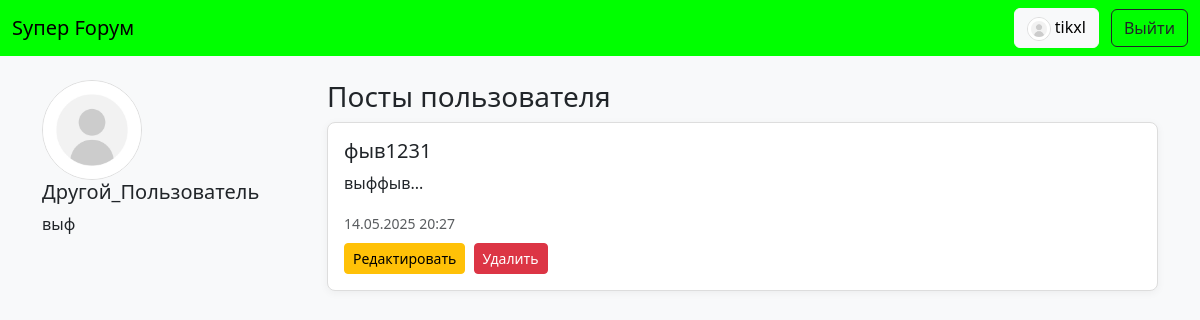
The page /profile/2 (signed in) on the database as committed earlier.
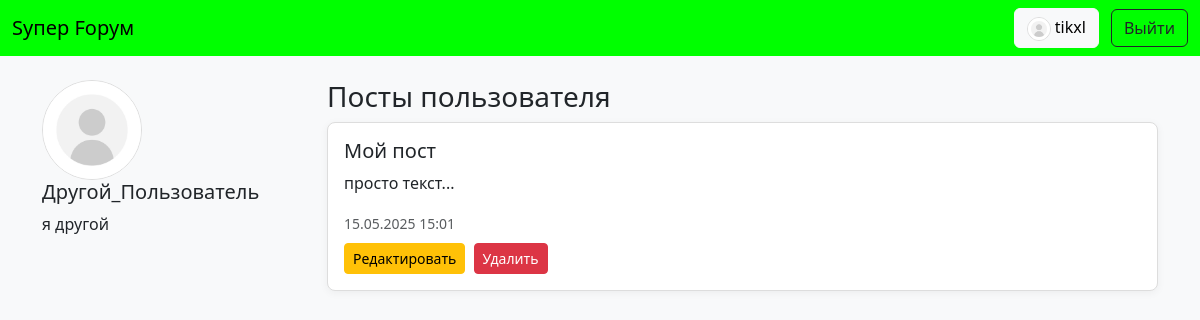
The same page on the database as committed later.
### app.py (models this page shows)
class User(UserMixin, db.Model):
    id = db.Column(db.Integer, primary_key=True)
    username = db.Column(db.String(80), unique=True, nullable=False)
    password = db.Column(db.String(120), nullable=False)
    avatar = db.Column(db.String(255))
    description = db.Column(db.Text)
    is_admin = db.Column(db.Boolean, default=False)
    posts = db.relationship('Post', backref='author', lazy=True)
    comments = db.relationship('Comment', backref='author', lazy=True)

class Post(db.Model):
    id = db.Column(db.Integer, primary_key=True)
    title = db.Column(db.String(200), nullable=False)
    content = db.Column(db.Text, nullable=False)
    date = db.Column(db.DateTime, default=datetime.utcnow)
    user_id = db.Column(db.Integer, db.ForeignKey('user.id'), nullable=False)

### app.py (the view)
@app.route('/profile/<int:user_id>')
def profile(user_id):
    user = User.query.get_or_404(user_id)
    posts = Post.query.filter_by(user_id=user_id).order_by(Post.date.desc()).all()
    return render_template('profile.html', user=user, posts=posts)

### app.py (called while the page is built)
@login_manager.user_loader
def load_user(user_id):
    return User.query.get(int(user_id))

### templates/profile.html (shortened to what this page needs)
{% extends "base.html" %}
{% block content %}
<div class="row">
    <div class="col-md-3">
        <img src="{{ url_for('static', filename=user.avatar) }}" alt="avatar" width="100" class="rounded-circle">
        <h5>{{ user.username }}</h5>
        <p>{{ user.description or 'Нет описания' }}</p>
    </div>
    <div class="col-md-9">
        <h3>Посты пользователя</h3>
        {% for post in posts %}
        <div class="card mb-3">
            <div class="card-body">
                <h5 class="card-title"><a href="{{ url_for('view_post', post_id=post.id) }}">{{ post.title }}</a></h5>
                <p class="card-text">{{ post.content[:150] }}...</p>
                <small class="text-muted">{{ post.date.strftime('%d.%m.%Y %H:%M') }}</small>
                {% if current_user.is_authenticated and (current_user.id == post.author.id or current_user.is_admin) %}
                    <div class="mt-2">
                        <a href="{{ url_for('edit_post', post_id=post.id) }}" class="btn btn-sm btn-warning me-1">Редактировать</a>
                        <a href="{{ url_for('delete_post', post_id=post.id) }}" class="btn btn-sm btn-danger">Удалить</a>
                    </div>
                {% endif %}
            </div>
        </div>
        {% endfor %}
    </div>
</div>
{% endblock %}

### templates/base.html (shortened to what this page needs)
<!DOCTYPE html>
<html lang="ru">
<head>
    <link href="https://cdn.jsdelivr.net/npm/bootstrap@5.3.0/dist/css/bootstrap.min.css" rel="stylesheet">
    <link rel="stylesheet" href="{{ url_for('static', filename='style.css') }}">
</head>
<body>
<nav class="navbar navbar-expand-lg navbar-dark">
    <div class="container-fluid">
        <a class="navbar-brand" href="{{ url_for('index') }}">Sупер Fорум</a>
        <div class="ms-auto">
            {% if current_user.is_authenticated %}
                <a href="{{ url_for('profile', user_id=current_user.id) }}" class="btn btn-light me-2">
                    <img src="{{ url_for('static', filename=current_user.avatar) }}" alt="avatar" width="24" class="rounded-circle"> {{ current_user.username }}
                </a>
                <a href="{{ url_for('logout') }}" class="btn btn-outline-dark">Выйти</a>
            {% else %}
                <a href="{{ url_for('login') }}" class="btn btn-outline-dark">Войти</a>
                <a href="{{ url_for('register') }}" class="btn btn-dark">Зарегистрироваться</a>
            {% endif %}
        </div>
    </div>
</nav>
<div class="container my-4">
    {% block content %}{% endblock %}
</div>
</body>
</html>

### static/style.css (style rules this page uses)
body { background-color: #f8f9fa; font-family: 'Segoe UI', Tahoma, Geneva, Verdana, sans-serif; }
.navbar { background-color: lime !important; }
.navbar-brand { color: black !important; }
.card { border: 1px solid #ddd; border-radius: 8px; box-shadow: 0 2px 8px rgba(0, 0, 0, 0.05); transition: box-shadow 0.3s ease; margin-bottom: 2rem; }
.card-title a { color: #212529; text-decoration: none; }
.rounded-circle { object-fit: cover; border: 1px solid #ddd; }

Rows that differ between the two databases and show on the page:
removed Post: title "фыв1231", content "выффыв", date "14.05.2025 20:27"
changed User "Другой_Пользователь": description "выф" → "я другой"
added Post: title "Мой пост", content "просто текст", date "15.05.2025 15:01"
